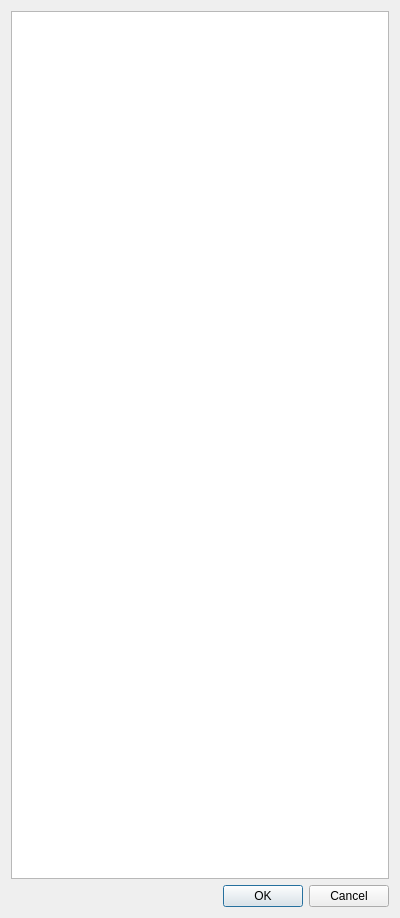
<?xml version="1.0" encoding="UTF-8"?>
<ui version="4.0">
 <class>writedata</class>
 <widget class="QDialog" name="writedata">
  <property name="geometry">
   <rect>
    <x>0</x>
    <y>0</y>
    <width>400</width>
    <height>918</height>
   </rect>
  </property>
  <property name="windowTitle">
   <string>Dialog</string>
  </property>
  <layout class="QVBoxLayout" name="verticalLayout">
   <item>
    <widget class="QPlainTextEdit" name="plainTextEdit">
     <property name="font">
      <font>
       <family>Consolas</family>
       <pointsize>10</pointsize>
      </font>
     </property>
    </widget>
   </item>
   <item>
    <widget class="QDialogButtonBox" name="buttonBox">
     <property name="orientation">
      <enum>Qt::Horizontal</enum>
     </property>
     <property name="standardButtons">
      <set>QDialogButtonBox::Cancel|QDialogButtonBox::Ok</set>
     </property>
    </widget>
   </item>
  </layout>
 </widget>
 <resources/>
 <connections>
  <connection>
   <sender>buttonBox</sender>
   <signal>accepted()</signal>
   <receiver>writedata</receiver>
   <slot>accept()</slot>
   <hints>
    <hint type="sourcelabel">
     <x>248</x>
     <y>254</y>
    </hint>
    <hint type="destinationlabel">
     <x>157</x>
     <y>274</y>
    </hint>
   </hints>
  </connection>
  <connection>
   <sender>buttonBox</sender>
   <signal>rejected()</signal>
   <receiver>writedata</receiver>
   <slot>reject()</slot>
   <hints>
    <hint type="sourcelabel">
     <x>316</x>
     <y>260</y>
    </hint>
    <hint type="destinationlabel">
     <x>286</x>
     <y>274</y>
    </hint>
   </hints>
  </connection>
 </connections>
</ui>
